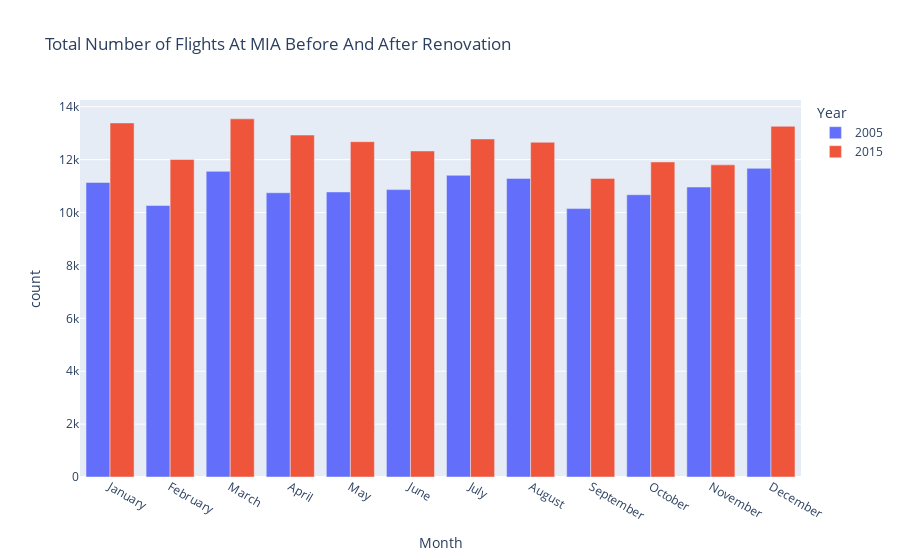

Notebook code cell kept with this figure:
### Code cell
fig = px.bar(traffic, 
             x='Month',
             y="count",
             color="Year", 
             barmode='group',
             labels={'counts':"Flights"},
             title="Total Number of Flights At MIA Before And After Renovation")

fig.show()

### Figure 1 — Plotly figure (JSON) as saved in the notebook; plotly's stock layout.template omitted (floating-point values rounded to 4 significant figures)
{"data": [{"alignmentgroup": "True", "hovertemplate": "Year=2005<br>Month=%{x}<br>count=%{y}<extra></extra>", "legendgroup": "2005", "marker": {"color": "#636efa"}, "name": "2005", "offsetgroup": "2005", "orientation": "v", "showlegend": true, "textposition": "auto", "type": "bar", "x": ["January", "February", "March", "April", "May", "June", "July", "August", "September", "October", "November", "December"], "xaxis": "x", "y": [11136, 10264, 11557, 10748, 10779, 10867, 11407, 11291, 10149, 10673, 10963, 11671], "yaxis": "y"}, {"alignmentgroup": "True", "hovertemplate": "Year=2015<br>Month=%{x}<br>count=%{y}<extra></extra>", "legendgroup": "2015", "marker": {"color": "#EF553B"}, "name": "2015", "offsetgroup": "2015", "orientation": "v", "showlegend": true, "textposition": "auto", "type": "bar", "x": ["January", "February", "March", "April", "May", "June", "July", "August", "September", "October", "November", "December"], "xaxis": "x", "y": [13388, 12004, 13542, 12930, 12680, 12329, 12781, 12657, 11291, 11914, 11802, 13261], "yaxis": "y"}], "layout": {"barmode": "group", "legend": {"title": {"text": "Year"}, "tracegroupgap": 0}, "title": {"text": "Total Number of Flights At MIA Before And After Renovation"}, "xaxis": {"anchor": "y", "domain": [0, 1], "title": {"text": "Month"}}, "yaxis": {"anchor": "x", "domain": [0, 1], "title": {"text": "count"}}}}
